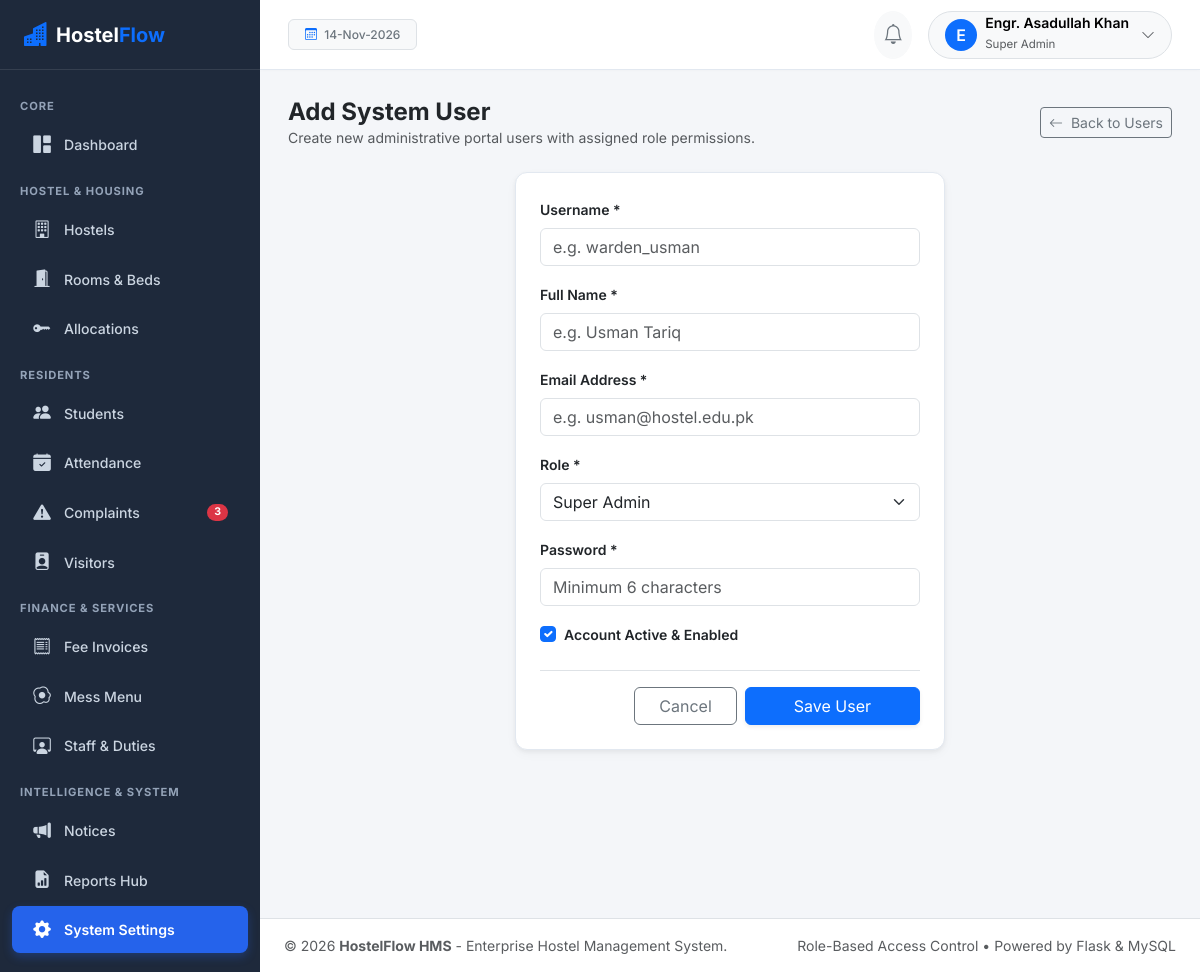
Screenshot of /settings/users/add (signed in) with the database file from the repository.
### app/models/user.py (models this page shows, shortened)
class User(UserMixin, TimestampMixin, db.Model):
    __tablename__ = 'users'
    id = db.Column(db.Integer, primary_key=True)
    username = db.Column(db.String(80), unique=True, nullable=False, index=True)
    email = db.Column(db.String(120), unique=True, nullable=False, index=True)
    password_hash = db.Column(db.String(255), nullable=False)
    full_name = db.Column(db.String(120), nullable=False)
    avatar = db.Column(db.String(255), default='default_avatar.png')
    is_active = db.Column(db.Boolean, default=True, nullable=False)
    last_login = db.Column(db.DateTime)
    role_id = db.Column(db.Integer, db.ForeignKey('roles.id'), nullable=False)
    role = db.relationship('Role', back_populates='users')
    student_profile = db.relationship('Student', back_populates='user', uselist=False)
    employee_profile = db.relationship('Employee', back_populates='user', uselist=False)
    notifications = db.relationship('Notification', back_populates='user', lazy='dynamic', cascade='all, delete-orphan')
    audit_logs = db.relationship('AuditLog', back_populates='user', lazy='dynamic')
    def has_role(self, role_name):
        return self.role is not None and self.role.name.lower() == role_name.lower()
    @property
    def is_super_admin(self):
        return self.has_role('Super Admin')
    @property
    def is_student(self):
        return self.has_role('Student')
    @property
    def is_staff(self):
        return self.has_role('Staff')

class Role(db.Model):
    __tablename__ = 'roles'
    id = db.Column(db.Integer, primary_key=True)
    name = db.Column(db.String(50), unique=True, nullable=False)
    description = db.Column(db.String(255))
    users = db.relationship('User', back_populates='role', lazy='dynamic')

### app/routes/settings.py (the view, shortened to what this page needs)
@settings_bp.route('/users/add', methods=['GET', 'POST'])
@login_required
@role_required('Super Admin')
def add_user():
    form = UserForm()
    roles = Role.query.all()
    form.role_id.choices = [(r.id, r.name) for r in roles]
    return render_template('settings/user_add_edit.html', form=form, title='Add System User')

### app/forms/auth.py
class UserForm(FlaskForm):
    username = StringField('Username', validators=[DataRequired(), Length(min=3, max=80)])
    email = EmailField('Email', validators=[DataRequired(), Email()])
    full_name = StringField('Full Name', validators=[DataRequired(), Length(max=120)])
    role_id = SelectField('Role', coerce=int, validators=[DataRequired()])
    password = PasswordField('Password', validators=[Optional(), Length(min=6)])
    is_active = BooleanField('Active Account', default=True)
    submit = SubmitField('Save User')

### app/__init__.py (called while the page is built)
@login_manager.user_loader
def load_user(user_id):
    return User.query.get(int(user_id))

### app/services/auth_service.py (called while the page is built)
def role_required(*roles):
    def decorator(f):
        @wraps(f)
        def decorated_function(*args, **kwargs):
            if not current_user.is_authenticated:
                return redirect(url_for('auth.login', next=request.url))
            if current_user.is_super_admin:
                return f(*args, **kwargs)
            user_role = current_user.role.name if current_user.role else ''
            if user_role not in roles:
                flash("You do not have administrative permission to access this resource.", "danger")
                abort(403)
            return f(*args, **kwargs)
        return decorated_function
    return decorator

### app/templates/settings/user_add_edit.html (shortened to what this page needs)
{% extends "base.html" %}
{% block content %}
<div class="d-flex justify-content-between align-items-center mb-4">
  <div>
    <h4 class="fw-bold mb-0 text-dark">{{ title }}</h4>
    <p class="text-muted small mb-0">Create new administrative portal users with assigned role permissions.</p>
  </div>
  <a href="{{ url_for('settings.list_users') }}" class="btn btn-outline-secondary btn-sm">
    <i class="bi bi-arrow-left me-1"></i> Back to Users
  </a>
</div>
<div class="row justify-content-center">
  <div class="col-lg-6">
    <div class="card card-saas">
      <div class="card-body p-4">
        <form method="POST">
          <div class="mb-3">
            <label class="form-label small fw-semibold">Username *</label>
            {{ form.username(class="form-control", placeholder="e.g. warden_usman") }}
          </div>
          <div class="mb-3">
            <label class="form-label small fw-semibold">Full Name *</label>
            {{ form.full_name(class="form-control", placeholder="e.g. Usman Tariq") }}
          </div>
          <div class="mb-3">
            <label class="form-label small fw-semibold">Email Address *</label>
            {{ form.email(class="form-control", placeholder="e.g. usman@hostel.edu.pk") }}
          </div>
          <div class="mb-3">
            <label class="form-label small fw-semibold">Role *</label>
            {{ form.role_id(class="form-select") }}
          </div>
          <div class="mb-3">
            <label class="form-label small fw-semibold">Password *</label>
            {{ form.password(class="form-control", placeholder="Minimum 6 characters") }}
          </div>
          <div class="mb-4">
            <div class="form-check">
              {{ form.is_active(class="form-check-input", id="activeUser") }}
              <label class="form-check-label small fw-semibold" for="activeUser">Account Active & Enabled</label>
            </div>
          </div>
          <div class="d-flex justify-content-end gap-2 pt-3 border-top">
            <a href="{{ url_for('settings.list_users') }}" class="btn btn-outline-secondary px-4">Cancel</a>
            {{ form.submit(class="btn btn-primary px-5 shadow-sm") }}
          </div>
        </form>
      </div>
    </div>
  </div>
</div>
{% endblock %}

### app/templates/base.html (shortened to what this page needs)
<!DOCTYPE html>
<html lang="en">
<head>
  <link href="https://cdn.jsdelivr.net/npm/bootstrap@5.3.3/dist/css/bootstrap.min.css" rel="stylesheet">
  <link rel="stylesheet" href="https://cdn.jsdelivr.net/npm/bootstrap-icons@1.11.3/font/bootstrap-icons.min.css">
  <link rel="stylesheet" href="{{ url_for('static', filename='css/style.css') }}">
</head>
<body>
<div class="d-flex" id="wrapper">
  <div id="sidebar-wrapper">
    <div class="sidebar-brand">
      <i class="bi bi-buildings-fill text-primary me-2 fs-4"></i>
      <span>Hostel<span class="text-primary">Flow</span></span>
    </div>
    <div class="py-3">
      {% if current_user.is_authenticated and not current_user.is_student and not current_user.is_staff %}
        <div class="sidebar-heading">Core</div>
        <a href="{{ url_for('dashboard.index') }}" class="nav-link-custom {% if request.endpoint and request.endpoint == 'dashboard.index' %}active{% endif %}">
          <i class="bi bi-grid-1x2-fill"></i> Dashboard
        </a>
        <div class="sidebar-heading">Hostel & Housing</div>
        <a href="{{ url_for('hostels.list_hostels') }}" class="nav-link-custom {% if request.endpoint and 'hostels' in request.endpoint %}active{% endif %}">
          <i class="bi bi-building"></i> Hostels
        </a>
        <a href="{{ url_for('rooms.list_rooms') }}" class="nav-link-custom {% if request.endpoint and 'rooms' in request.endpoint %}active{% endif %}">
          <i class="bi bi-door-open-fill"></i> Rooms & Beds
        </a>
        <a href="{{ url_for('allocations.list_allocations') }}" class="nav-link-custom {% if request.endpoint and 'allocations' in request.endpoint %}active{% endif %}">
          <i class="bi bi-key-fill"></i> Allocations
        </a>
        <div class="sidebar-heading">Residents</div>
        <a href="{{ url_for('students.list_students') }}" class="nav-link-custom {% if request.endpoint and 'students' in request.endpoint %}active{% endif %}">
          <i class="bi bi-people-fill"></i> Students
        </a>
        <a href="{{ url_for('attendance.index') }}" class="nav-link-custom {% if request.endpoint and 'attendance' in request.endpoint %}active{% endif %}">
          <i class="bi bi-calendar-check-fill"></i> Attendance
        </a>
        <a href="{{ url_for('complaints.list_complaints') }}" class="nav-link-custom {% if request.endpoint and 'complaints' in request.endpoint %}active{% endif %}">
          <i class="bi bi-exclamation-triangle-fill"></i> Complaints
          {% if pending_complaints_count > 0 %}
            <span class="badge bg-danger rounded-pill ms-auto">{{ pending_complaints_count }}</span>
          {% endif %}
        </a>
        <a href="{{ url_for('visitors.list_visitors') }}" class="nav-link-custom {% if request.endpoint and 'visitors' in request.endpoint %}active{% endif %}">
          <i class="bi bi-person-badge-fill"></i> Visitors
        </a>
        <div class="sidebar-heading">Finance & Services</div>
        <a href="{{ url_for('fees.list_invoices') }}" class="nav-link-custom {% if request.endpoint and 'fees' in request.endpoint %}active{% endif %}">
          <i class="bi bi-receipt"></i> Fee Invoices
        </a>
        <a href="{{ url_for('mess.weekly_menu') }}" class="nav-link-custom {% if request.endpoint and 'mess' in request.endpoint %}active{% endif %}">
          <i class="bi bi-egg-fried"></i> Mess Menu
        </a>
        <a href="{{ url_for('staff.list_employees') }}" class="nav-link-custom {% if request.endpoint and 'staff' in request.endpoint %}active{% endif %}">
          <i class="bi bi-person-workspace"></i> Staff & Duties
        </a>
        <div class="sidebar-heading">Intelligence & System</div>
        <a href="{{ url_for('announcements.list_announcements') }}" class="nav-link-custom {% if request.endpoint and 'announcements' in request.endpoint %}active{% endif %}">
          <i class="bi bi-megaphone-fill"></i> Notices
        </a>
        <a href="{{ url_for('reports.index') }}" class="nav-link-custom {% if request.endpoint and 'reports' in request.endpoint %}active{% endif %}">
          <i class="bi bi-file-earmark-bar-graph-fill"></i> Reports Hub
        </a>
        {% if current_user.is_super_admin %}
          <a href="{{ url_for('settings.general_settings') }}" class="nav-link-custom {% if request.endpoint and 'settings' in request.endpoint %}active{% endif %}">
            <i class="bi bi-gear-fill"></i> System Settings
          </a>
        {% endif %}
      {% endif %}
    </div>
  </div>
  <div id="page-content-wrapper">
    <nav class="navbar top-navbar d-flex align-items-center justify-content-between">
      <div class="d-flex align-items-center gap-3">
        <span class="badge bg-light text-secondary border px-3 py-2 fw-medium">
          <i class="bi bi-calendar3 me-1 text-primary"></i>
          {{ today_date|date_format }}
        </span>
      </div>
      <div class="d-flex align-items-center gap-3">
        <div class="dropdown">
          <button class="btn btn-light position-relative rounded-circle p-2" type="button" data-bs-toggle="dropdown" aria-expanded="false">
            <i class="bi bi-bell fs-5 text-secondary"></i>
          </button>
        </div>
        <div class="dropdown">
          <button class="btn btn-light rounded-pill border d-flex align-items-center gap-2 py-1 px-3" type="button" data-bs-toggle="dropdown" aria-expanded="false">
            <div class="rounded-circle bg-primary text-white d-flex align-items-center justify-content-center" style="width: 32px; height: 32px; font-weight: 600;">
              {{ current_user.full_name[:1] if current_user.is_authenticated else 'U' }}
            </div>
            <div class="text-start d-none d-sm-block">
              <div class="fw-semibold small lh-1">{{ current_user.full_name if current_user.is_authenticated else 'User' }}</div>
              <small class="text-muted" style="font-size: 0.72rem;">{{ current_user.role.name if current_user.is_authenticated and current_user.role else 'Guest' }}</small>
            </div>
            <i class="bi bi-chevron-down text-muted small ms-1"></i>
          </button>
        </div>
      </div>
    </nav>
    <main class="main-body">
      {% block content %}{% endblock %}
    </main>
    <footer class="bg-white border-top py-3 px-4 text-center text-muted small no-print">
      <div class="d-flex flex-column flex-sm-row justify-content-between align-items-center">
        <span>&copy; {{ 2026 }} <strong>HostelFlow HMS</strong> - Enterprise Hostel Management System.</span>
        <span class="mt-1 mt-sm-0">Role-Based Access Control &bull; Powered by Flask & MySQL</span>
      </div>
    </footer>
  </div>
</div>
</body>
</html>

### app/static/css/style.css (style rules this page uses)
:root { --primary-color: #0d6efd; --primary-dark: #0a58ca; --primary-light: #e7f1ff; --secondary-color: #495057; --success-color: #198754; --danger-color: #dc3545; --warning-color: #ffc107; --info-color: #0dcaf0; --body-bg: #f4f6f9; --sidebar-bg: #1e293b; --sidebar-hover: #334155; --sidebar-active: #2563eb; --card-shadow: 0 0.125rem 0.25rem rgba(0, 0, 0, 0.05), 0 0.25rem 0.75rem rgba(0, 0, 0, 0.03); --card-border-radius: 0.75rem; }
body { font-family: 'Inter', -apple-system, BlinkMacSystemFont, "Segoe UI", Roboto, "Helvetica Neue", Arial, sans-serif; background-color: var(--body-bg); color: #334155; min-height: 100vh; }
#sidebar-wrapper { min-height: 100vh; width: 260px; background-color: var(--sidebar-bg); color: #e2e8f0; transition: all 0.3s ease; z-index: 1000; }
#sidebar-wrapper .sidebar-brand { height: 70px; display: flex; align-items: center; padding: 0 1.5rem; font-size: 1.25rem; font-weight: 700; color: #ffffff; border-bottom: 1px solid rgba(255, 255, 255, 0.1); }
.sidebar-heading { padding: 0.75rem 1.25rem 0.25rem; font-size: 0.7rem; text-transform: uppercase; font-weight: 700; letter-spacing: 0.08em; color: #94a3b8; }
.nav-link-custom { display: flex; align-items: center; gap: 0.75rem; padding: 0.65rem 1.25rem; color: #cbd5e1; text-decoration: none; font-size: 0.88rem; font-weight: 500; border-radius: 0.5rem; margin: 0.15rem 0.75rem; transition: all 0.2s ease; }
.nav-link-custom.active { background-color: var(--sidebar-active); color: #ffffff; font-weight: 600; box-shadow: 0 4px 10px rgba(37, 99, 235, 0.3); }
.nav-link-custom i { font-size: 1.1rem; width: 20px; text-align: center; }
#page-content-wrapper { flex: 1; min-width: 0; display: flex; flex-direction: column; }
.top-navbar { height: 70px; background-color: #ffffff; border-bottom: 1px solid #e2e8f0; padding: 0 1.75rem; box-shadow: 0 1px 3px rgba(0, 0, 0, 0.02); }
.main-body { padding: 1.75rem; flex: 1; }
.card-saas { background: #ffffff; border-radius: var(--card-border-radius); border: 1px solid #e2e8f0; box-shadow: var(--card-shadow); overflow: hidden; }

### rows the page displays
User: is_active+full_name "E", is_active+full_name "Engr. Asadullah Khan", role "Super Admin"

### other values shown
{{ pending_complaints_count }} "3"
{{ title }} "Add System User"
{{ 2026 }} "2026"
